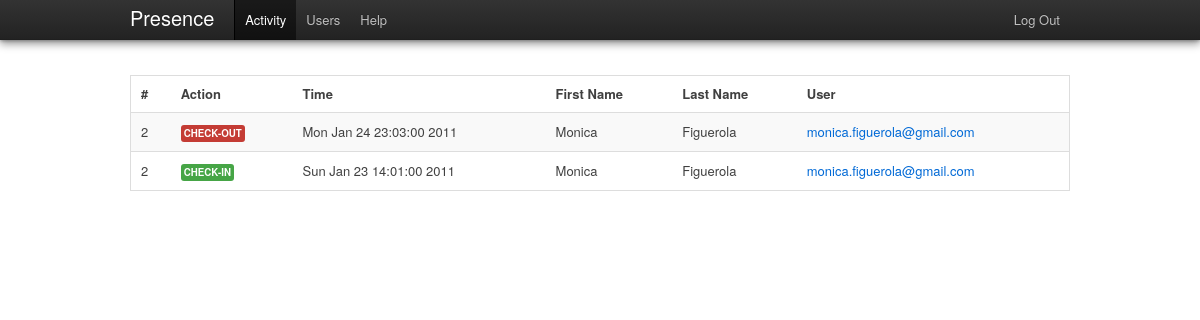
/admin/activity/ (signed in), run on the app's committed database.
### tables this page shows
CREATE TABLE IF NOT EXISTS `presence_activity` (
  `id` int(11) NOT NULL AUTO_INCREMENT,
  `userid` varchar(250) NOT NULL,
  `action` varchar(50) NOT NULL,
  `timestamp` int(15) NOT NULL,
  PRIMARY KEY (`id`)
);

CREATE TABLE IF NOT EXISTS `presence_users` (
  `id` int(11) NOT NULL AUTO_INCREMENT,
  `email` varchar(150) NOT NULL,
  `password` varchar(50) NOT NULL,
  `role` varchar(20) NOT NULL,
  `firstname` varchar(200) NOT NULL,
  `lastname` varchar(300) NOT NULL,
  PRIMARY KEY (`id`)
);

### public/index.php (called while the page is built, shortened)
<?php
require_once (ROOT . '/config/config.php');
global $CONFIG;
$dependencies = new DependencyContainer($CONFIG);
$url = isset($_GET['url']) ? $_GET['url'] : null;
$role = isset($_SESSION['role']) ? $_SESSION['role'] : null;
if ($url == null && $role == null) {
    $controller = "AuthController";
    $action = "asklogin";
    $url_params = array();
} else if ($url == null && isset($role)) {
    $controller = ucfirst($role) . 'Controller';
    $action = 'activity';
    $url_params = array();
} else {
    $url_params = explode('/', $url);
    $controller = ucfirst(array_shift($url_params));
    $action = $url_params[0] == null ? 'activity' : array_shift($url_params);
}
$extra_params = $_POST;
new $controller($dependencies, $action, array_merge($url_params, $extra_params));

### config/config.php (called while the page is built)
<?php
unset($CONFIG);
$CONFIG['wwwroot'] = 'http://127.0.0.1:8888/presence-manager';
$CONFIG['debug'] = 1;
$CONFIG['dbhost'] = 'localhost';
$CONFIG['dbname'] = 'presence';
$CONFIG['dbuser'] = 'root';
$CONFIG['dbpassword'] = '';

### app/model.class.php (called while the page is built, shortened)
<?php
class Model{
    public function __construct($dependencies){
        $this->_db = $dependencies->get_db();
    }
}

### lib/DependencyContainer.php (called while the page is built)
<?php
class DependencyContainer {
    private $_instances = array();
    private $_params = array();
    public function __construct($params) {
        $this->_params = $params;
    }
    public function get_db() {
        if (empty($this->_instances['db']) ||
                !is_a($this->_instances, 'PDO')) {
            $this->_instances['db'] = new PDO(
                            "mysql:host=" . $this->_params['dbhost'] . ";
                 dbname=" . $this->_params['dbname'],
                            $this->_params['dbuser'],
                            $this->_params['dbpassword']
            );
        }
        return $this->_instances['db'];
    }
}

### app/models/ActivityModel.php (called while the page is built, shortened)
<?php
class ActivityModel extends Model {
    public function __construct($dependencies) {
        $this->_table = 'presence_activity';
    }
    public function get_all_activity() {
		$sql = "SELECT pu.id, pa.userid, pa.action, pa.timestamp, pu.firstname, pu.lastname, pu.email
				FROM " . $this->_table . " pa
				JOIN presence_users pu ON pa.userid = pu.id
				ORDER BY pa.timestamp DESC LIMIT 15";
        $st = $this->_db->prepare($sql);
        $st->execute();
        return $st->fetchAll(PDO::FETCH_ASSOC);
    }
}

### app/controllers/AdminController.php (called while the page is built, shortened)
<?php
class AdminController extends Controller {
    private $_activity_model;
    public function __construct($dependencies, $action, $params) {
        global $CONFIG;
        $this->_dependencies = $dependencies;
        $this->_activity_model = new ActivityModel($this->_dependencies);
        if ($this->check_role('admin') && method_exists($this, $action)) {
            $this->$action($params);
        } else {
            Helper::redirect($CONFIG['wwwroot'] . '/error/notfound');
        }
    }
    public function activity() {
        $this->_view = new AdminActivityView($this->_activity_model->get_all_activity());
    }
}

### lib/Helper.php (called while the page is built, shortened)
<?php
class Helper{
	static function get_event_description($event) {
        switch ($event) {
            case 'checkin': return 'Check-In';
            case 'checkout': return 'Check-Out';
		}
	}
    static function get_label_for_action($action){
       switch ($action) {
            case 'checkin': return 'success';
            case 'checkout': return 'important';
		}
    }
}

### app/views/AdminActivityView.php (the view, shortened to what this page needs)
<?php
class AdminActivityView extends View {
    private $_entries;
    public function __construct($entries, $alert = null) {
        $this->_entries = $entries;
    }
    public function menu() {
        global $CONFIG;
        return '
			<ul class="nav">
				<li class="active"><a href="' . $CONFIG['wwwroot'] . '/admin/activity">Activity</a></li>
                <li><a href="' . $CONFIG['wwwroot'] . '/admin/users">Users</a></li>
                <li><a href="' . $CONFIG['wwwroot'] . '/admin/help">Help</a></li>
            </ul>
            <ul class="nav secondary-nav">
				<li><a href="' . $CONFIG['wwwroot'] . '/auth/logout">Log Out</a></li>
            </ul>';
    }
    public function content() {
        global $CONFIG;
        $activity_table_content = '';
        if (!empty($this->_entries)) {
            foreach ($this->_entries as $entry) {
                $activity_table_content .=
                '<tr>
					<td>' . $entry['id'] . '</td>
					<td><span class="label ' . Helper::get_label_for_action($entry['action']). '">' . Helper::get_event_description($entry['action']) . '</span></td>
					<td>' . date('D M j G:i:s Y', $entry['timestamp']) . '</td>
					<td>' . utf8_encode($entry['firstname']) . '</td>
                    <td>' . utf8_encode($entry['lastname']) . '</td>
					<td><a href="'.$CONFIG['wwwroot'].'/admin/user_details/'.$entry['id'].'">' . $entry['email'] . '</a></td>
				 </tr>
				';
            }
        }
        return '
			<table id="activity_table" class="zebra-striped ">
				<thead>
					<tr>
						<th>#</th>
						<th>Action</th>
						<th>Time</th>
						<th>First Name</th>
                        <th>Last Name</th>
						<th>User</th>
					</tr>
				</thead>
				<tbody>' . $activity_table_content . '
				</tbody>
			</table>
			';
    }
}

### public/css/screen.css (style rules this page uses)
html { overflow-y:scroll; }
body { padding-top: 75px; }
table { border: 1px solid #DDDDDD; }

### data on the page
presence_activity: userid "2", action "CHECK-OUT", timestamp "Mon Jan 24 23:03:00 2011", userid.firstname "Monica", userid.lastname "Figuerola", userid.email "monica.figuerola@gmail.com"
presence_activity: userid "2", action "CHECK-IN", timestamp "Sun Jan 23 14:01:00 2011", userid.firstname "Monica", userid.lastname "Figuerola", userid.email "monica.figuerola@gmail.com"
